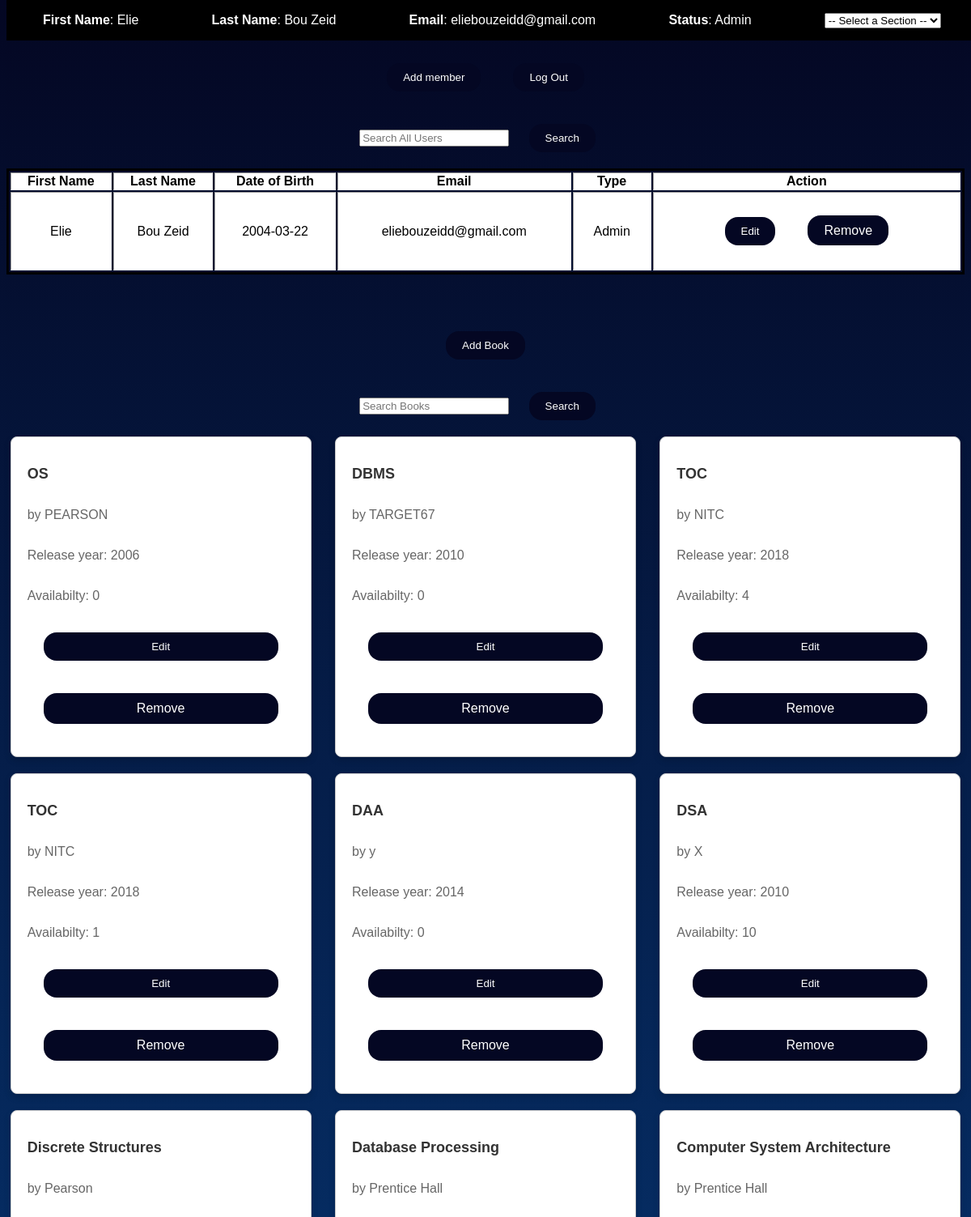
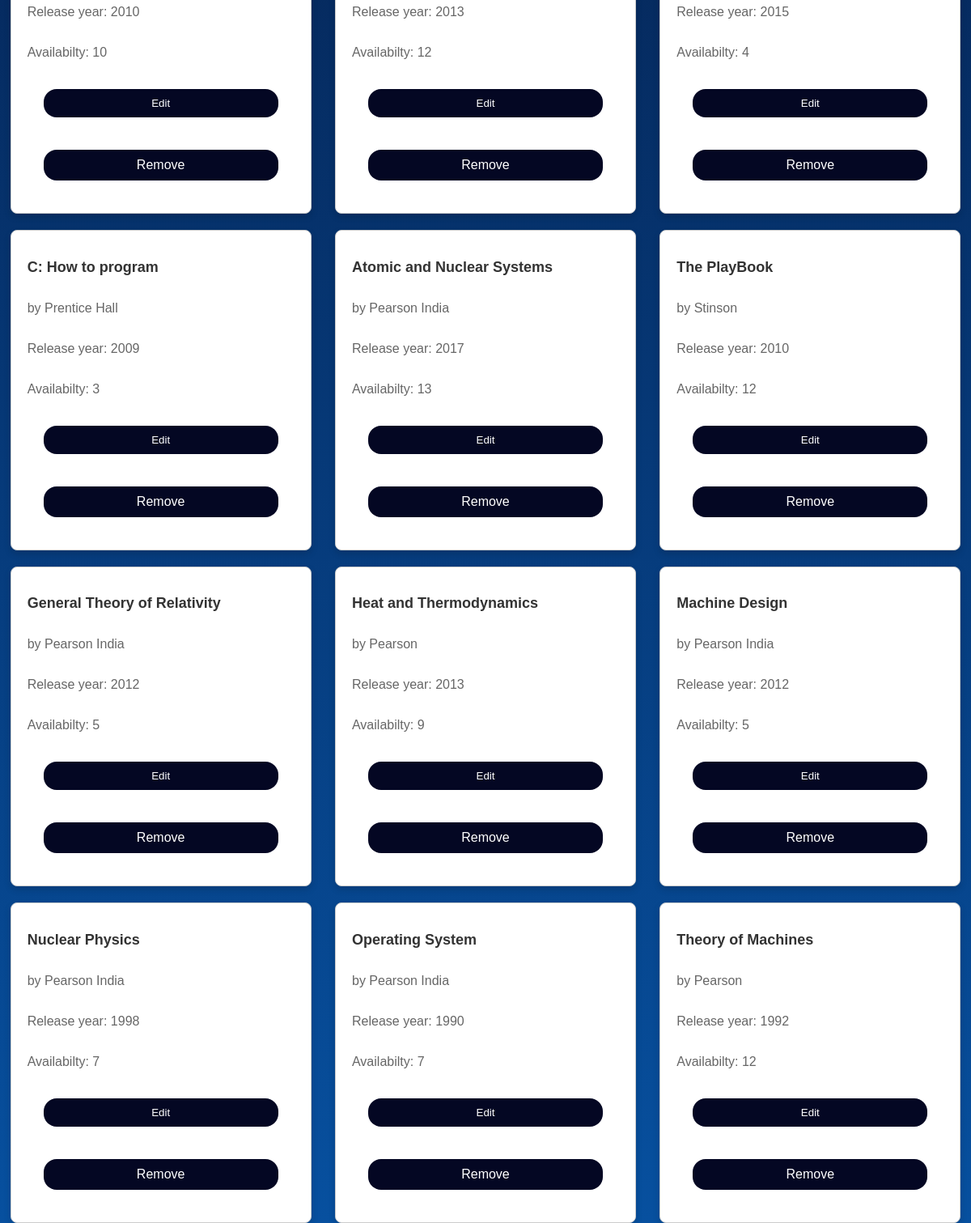
Screenshot of /admin/acceuil.php (signed in) with the database file from the repository (2 pictures, top to bottom).
### tables this page shows
CREATE TABLE USER(
    ID INT AUTO_INCREMENT PRIMARY KEY,
    FIRSTNAME VARCHAR(50),
    LASTNAME  VARCHAR(50),
    PASSWORD VARCHAR(20),
    DATEOFBIRTH DATE,
    USERNAME VARCHAR(30),
    TYPE VARCHAR(10)
);

CREATE TABLE `book` (
  `BookId` int(10) AUTO_INCREMENT,
  `Title` varchar(50) ,
  `Publisher` varchar(50) ,
  `Year` varchar(50) ,
  `Availability` int(5),
  PRIMARY KEY (`BookId`)
);

### Admin/acceuil.php (the view, shortened to what this page needs)
<?php
include("../connection.php");
$query = "SELECT * FROM USER";
$result = $con->query($query);
$querybook = "SELECT * FROM BOOK";
$resultbook = $con->query($querybook);
?>
<!DOCTYPE html>
<html lang="fr">
<head>
    <link rel="stylesheet" href="../Styles/acceuil.css">
</head>
<body>
    <div>
    <nav class="navbar">
        <p class="txt"><strong>First Name</strong>: <?php echo $_SESSION['FIRSTNAME'];?></p>
        <p class="txt"><strong>Last Name</strong>: <?php echo $_SESSION['LASTNAME'];?></p>
        <p class="txt"><strong>Email</strong>: <?php echo $_SESSION['USERNAME'];?></p>
        <p class="txt"><strong>Status</strong>: <?php echo $_SESSION['TYPE'];?></p>
        <select id="navigationDropdown" onchange="navigateToSection(this.value)">
    <option value="">-- Select a Section --</option>
</select>
</nav>
    </div>
<div class="add" id="section1"><a href="addmember.php"><button>Add member</button></a> <a href="../logout.php"><button class ="remove">Log Out</button></a></div>
<div class="search">
    <form action="searchuser.php" method="get" class="search_bar">
      <input type="text" placeholder="Search All Users" name="search" class="search_bar" autocomplete="off">
      <button type="submit" name="submit" class="search_bar">Search</button>
    </form>
</div>
<div><table border = 3px>
    <tr>
    <th> First Name</th>
    <th>Last Name</th>
    <th>Date of Birth</th>
    <th>Email</th>
    <th>Type</th>
    <th>Action</th>
    </tr>
    <tbody>
   <?php while($row = mysqli_fetch_assoc($result)) {
        echo "<form method = 'get' action= 'edituser.php'><tr><td>" ."<input type='hidden' name= 'iduser' "
        . " value=". $row["ID"] ."/>". $row["FIRSTNAME"] ."</td><td>" . $row["LASTNAME"] . "</td><td>" .$row["DATEOFBIRTH"]. "</td><td>" . $row["USERNAME"] . "</td><td>" . $row["TYPE"] ."</td><td><input type= 'submit' value = 'Edit'/>"
        ."<a href='acceuil.php?iduser=". $row['ID']
        ."' class= 'del'>Remove</a>" . "</td></tr></form>";
    }
?>
    </tbody>
</table>
</div>
<div class="add" id="section2"><a href="addbook.php"><button>Add Book</button></a></div>
<div class="search">
<form action="searchbooks.php" method="get" class="search_bar">
      <input type="text" placeholder="Search Books" name="search" class="search_bar" autocomplete="off">
      <button type="submit" name="submit" class="search_bar">Search</button>
    </form>
</div>
<div class="bookcontainer">
   <?php
   while($row = mysqli_fetch_assoc($resultbook)) {
        echo " <form  method='get' action='editbook.php?idbook=". $row["BookId"]."' class='book'><input type='hidden' name='idbook' value='"
        . $row["BookId"]."'>
        <h2>".$row["Title"]."</h2>
        <p class='author'> by ". $row["Publisher"]."</p>
        <p class='availability'>Release year: ".$row["Year"] . "</p>
        <p class='availability'>Availabilty: ".$row["Availability"] . "</p>
             <input type='submit' value='Edit'></> <a href='acceuil.php?idbook=". $row["BookId"]."' class='del'>Remove</a>
    </form>";
    }
    ?>
</div>
</body>
</html>

### Styles/acceuil.css (style rules this page uses)
html, body { display: flex; height: 100%; flex-wrap: nowrap; justify-content: flex-start; align-items: stretch; flex-direction: column; align-content: stretch; background-image: linear-gradient(to bottom, rgb(4, 7, 35), rgb(7, 80, 159)); background-size: cover; background-repeat: repeat; font-family: Arial, sans-serif; }
div { width: 100%; }
.txt { display: inline; text-align: center; justify-content: center; }
.navbar { top: 0; padding-left: 0; margin-left: 0; width: 100%; position: fixed; background-color: black; transition: 0.2s ease-in-out; z-index: 5; display: flex; justify-content: space-around; align-items: center; color: #fff; }
button, input[type = "submit"] { background-color: rgb(4, 7, 35); color: #fff; border: none; padding: 10px 20px; margin: 20px; border-radius: 1rem; cursor: pointer; top: 100px; }
.add { margin-top: 50px; display: flex; align-items: center; justify-content: center; }
.search { display: flex; align-items: center; justify-content: center; }
a { text-decoration: none; color: white; }
td { padding: 10px; text-align: center; }
tr { background-color: white; }
table { width: 100%; border: solid ; }
.del,.return, input[type='submit'].del { background-color: rgb(4, 7, 35); color: #fff; border: none; padding: 10px 20px; margin: 20px; text-align: center; border-radius: 1rem; cursor: pointer; top: 100px; }
.bookcontainer { display: flex; flex-direction: row; justify-content: space-around; align-content: space-around; flex-wrap: wrap; gap: 20px; }
.book { background-color: #ffffff; border: 1px solid #ccc; padding: 20px; width: 330px; box-shadow: 0 4px 8px rgba(0,0,0,0.15); border-radius: 8px; transition: transform 0.3s ease, box-shadow 0.3s ease; overflow: hidden; position: relative; display: flex; flex-direction: column; justify-content: space-between; }
.book h2 { font-size: 18px; color: #333; }
.book .author, .book .availability { font-size: 16px; color: #666; }

### rows the page displays
user: FIRSTNAME "Elie", LASTNAME "Bou Zeid", DATEOFBIRTH "2004-03-22", USERNAME "eliebouzeidd@gmail.com", TYPE "Admin"
book: Title "OS", Publisher "PEARSON", Year "2006", Availability "0"
book: Title "DBMS", Publisher "TARGET67", Year "2010", Availability "0"
book: Title "TOC", Publisher "NITC", Year "2018", Availability "4"
book: Title "TOC", Publisher "NITC", Year "2018", Availability "1"
book: Title "DAA", Publisher "y", Year "2014", Availability "0"
book: Title "DSA", Publisher "X", Year "2010", Availability "10"
book: Title "Discrete Structures", Publisher "Pearson", Year "2010", Availability "10"
book: Title "Database Processing", Publisher "Prentice Hall", Year "2013", Availability "12"
book: Title "Computer System Architecture", Publisher "Prentice Hall", Year "2015", Availability "4"
book: Title "C: How to program", Publisher "Prentice Hall", Year "2009", Availability "3"
book: Title "Atomic and Nuclear Systems", Publisher "Pearson India", Year "2017", Availability "13"
book: Title "The PlayBook", Publisher "Stinson", Year "2010", Availability "12"
book: Title "General Theory of Relativity", Publisher "Pearson India", Year "2012", Availability "5"
book: Title "Heat and Thermodynamics", Publisher "Pearson", Year "2013", Availability "9"
book: Title "Machine Design", Publisher "Pearson India", Year "2012", Availability "5"
book: Title "Nuclear Physics", Publisher "Pearson India", Year "1998", Availability "7"
book: Title "Operating System", Publisher "Pearson India", Year "1990", Availability "7"
book: Title "Theory of Machines", Publisher "Pearson", Year "1992", Availability "12"

### other values shown
$_SESSION['FIRSTNAME'] "Elie"
$_SESSION['LASTNAME'] "Bou Zeid"
$_SESSION['USERNAME'] "eliebouzeidd@gmail.com"
$_SESSION['TYPE'] "Admin"
